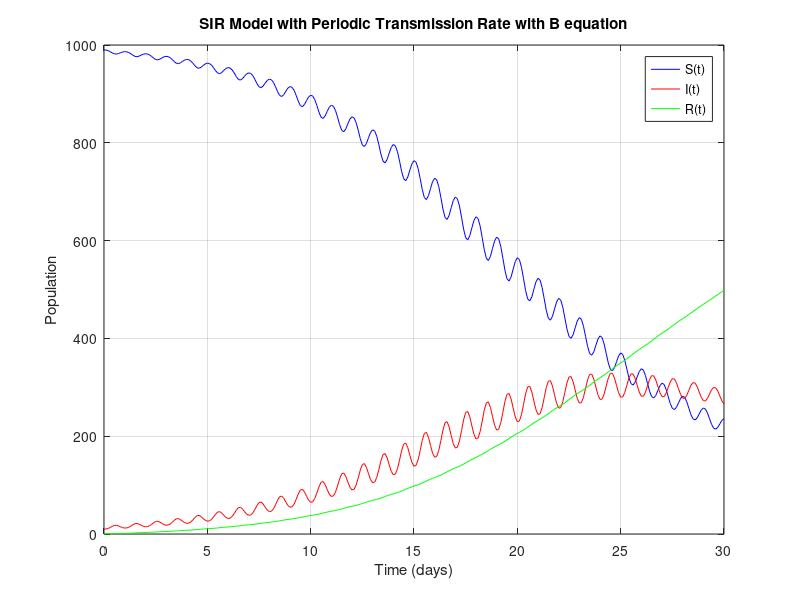

This figure's MATLAB source:
% Code for Part IV, Step 2 with the B equation
beta0 =0.3;      % Base transmission rate
A = 5;            % Amplitude of variation
omega =2*pi;   % Angular frequency for daily periodicity
gamma = 0.1;      % Recovery rate
h = 0.1;          % Time step (days)
T = 30 ;           % Total simulation time (days)
S0 = 990;         % Initial susceptible population
I0 = 10;          % Initial infected population
R0 = 0;           % Initial recovered population
N = S0+I0 +R0; % Total population
time = 0: h: T;

% Initialize arrays
S = zeros(size(time));
I = zeros(size(time));
R = zeros(size(time));

% Initial conditions
S(1)=  S0;
I(1) = I0;
R(1) = R0;

% Runge-Kutta 4th order method to solve the ODEs
for t = 1 : length( time) - 1
    % Compute beta(t)
    beta_t = beta0 * (1 + A * sin(omega * time(t)));
    % Compute k-values for RK4
    k1_S = -beta_t * S(t) * I(t) / N;
    k1_I = beta_t * S(t) * I(t) / N - gamma * I(t);
    k1_R = gamma * I(t);
    
    k2_S = -beta_t*(S(t)+ h/2 * k1_S) * (I(t) + h/2 * k1_I) / N;
    k2_I = beta_t * (S(t) +h/2 * k1_S) * (I(t) + h/2 * k1_I) / N - gamma * (I(t) + h/2 * k1_I);
    k2_R = gamma * (I(t) + h/2 * k1_I);
    
    k3_S = -beta_t * (S(t) + h/2* k2_S) * (I(t) +h/2 * k2_I) / N;
    k3_I = beta_t * (S(t) + h/2* k2_S) * (I(t) + h/2 * k2_I) / N - gamma *(I(t)+h/2 * k2_I);
    k3_R = gamma * (I(t) + h/2 *k2_I);
    
    k4_S = -beta_t * (S(t) + h * k3_S) * (I(t) + h * k3_I) / N;
    k4_I = beta_t * (S(t) + h * k3_S) * ( I(t) + h * k3_I) / N - gamma * (I(t) + h * k3_I);
    k4_R = gamma * (I(t) + h * k3_I);
   
    S(t+1) = S(t) + h/6 * (k1_S + 2*k2_S + 2*k3_S + k4_S);
    I(t+1) = I(t) + h/6 * (k1_I + 2*k2_I + 2*k3_I + k4_I);
    R(t+1) = R(t) + h/6 * (k1_R + 2*k2_R + 2*k3_R + k4_R);
end

% Plot
figure;
plot( time, S, 'b','DisplayName','S(t)'); hold on;
plot(time, I, 'r', 'DisplayName', 'I(t)');
plot(time, R, 'g', 'DisplayName', 'R(t)');
xlabel( 'Time (days)');
ylabel ( 'Population');
legend;
title( 'SIR Model with Periodic Transmission Rate with B equation');
grid on;
